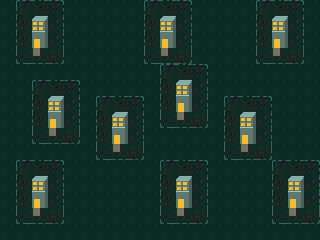

This game map was drawn from its Tiled (.tmx) file and the tilesets committed beside it. A one-line description and the full map source follow:
An orthogonal 20x15 tile map with 16x16 px tiles, 2 tile layers (Ground, Tile Layer 1).

<map version="1.0" orientation="orthogonal" renderorder="right-down" width="20" height="15" tilewidth="16" tileheight="16" nextobjectid="1">
 <tileset firstgid="1" name="Tiles" tilewidth="16" tileheight="16" spacing="1" tilecount="225" columns="15">
  <image source="../graphics/sprites.png" width="256" height="256" />
 </tileset>
 <layer name="Ground" width="20" height="15">
  <data encoding="csv">
122,106,107,108,122,122,122,122,122,106,107,108,122,122,122,122,106,107,108,122,
122,121,122,123,122,122,122,122,122,121,122,123,122,122,122,122,121,122,123,122,
122,121,122,123,122,122,122,122,122,121,122,123,122,122,122,122,121,122,123,122,
122,136,137,138,122,122,122,122,122,136,137,138,122,122,122,122,136,137,138,122,
122,122,122,122,122,122,122,122,122,122,106,107,108,122,122,122,122,122,122,122,
122,122,106,107,108,122,122,122,122,122,121,122,123,122,122,122,122,122,122,122,
122,122,121,122,123,122,106,107,108,122,121,122,123,122,106,107,108,122,122,122,
122,122,121,122,123,122,121,122,123,122,136,137,138,122,121,122,123,122,122,122,
122,122,136,137,138,122,121,122,123,122,122,122,122,122,121,122,123,122,122,122,
122,122,122,122,122,122,136,137,138,122,122,122,122,122,136,137,138,122,122,122,
122,106,107,108,122,122,122,122,122,122,106,107,108,122,122,122,122,106,107,108,
122,121,122,123,122,122,122,122,122,122,121,122,123,122,122,122,122,121,122,123,
122,121,122,123,122,122,122,122,122,122,121,122,123,122,122,122,122,121,122,123,
122,136,137,138,122,122,122,122,122,122,136,137,138,122,122,122,122,136,137,138,
122,122,122,122,122,122,122,122,122,122,122,122,122,122,122,122,122,122,122,122
</data>
 </layer>
 <layer name="Tile Layer 1" width="20" height="15">
  <data encoding="csv">
0,0,0,0,0,0,0,0,0,0,0,0,0,0,0,0,0,0,0,0,
0,0,61,0,0,0,0,0,0,0,61,0,0,0,0,0,0,61,0,0,
0,0,76,0,0,0,0,0,0,0,76,0,0,0,0,0,0,76,0,0,
0,0,0,0,0,0,0,0,0,0,0,0,0,0,0,0,0,0,0,0,
0,0,0,0,0,0,0,0,0,0,0,0,0,0,0,0,0,0,0,0,
0,0,0,0,0,0,0,0,0,0,0,61,0,0,0,0,0,0,0,0,
0,0,0,61,0,0,0,0,0,0,0,76,0,0,0,0,0,0,0,0,
0,0,0,76,0,0,0,61,0,0,0,0,0,0,0,61,0,0,0,0,
0,0,0,0,0,0,0,76,0,0,0,0,0,0,0,76,0,0,0,0,
0,0,0,0,0,0,0,0,0,0,0,0,0,0,0,0,0,0,0,0,
0,0,0,0,0,0,0,0,0,0,0,0,0,0,0,0,0,0,0,0,
0,0,61,0,0,0,0,0,0,0,0,61,0,0,0,0,0,0,61,0,
0,0,76,0,0,0,0,0,0,0,0,76,0,0,0,0,0,0,76,0,
0,0,0,0,0,0,0,0,0,0,0,0,0,0,0,0,0,0,0,0,
0,0,0,0,0,0,0,0,0,0,0,0,0,0,0,0,0,0,0,0
</data>
 </layer>
</map>
